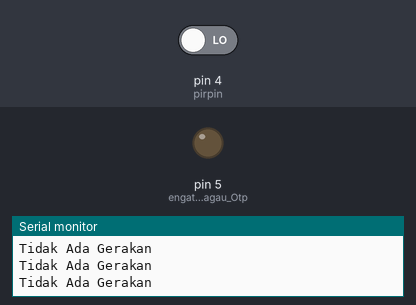
The sketch below on a simulated Arduino Uno, built with avr-gcc and run on an emulated ATmega328P. Shown: output pins drawn as LEDs (lit = HIGH), the last lines printed to the serial monitor. The inputs (shaded band) are chosen by the test bench; at power-on: pin 4 (pirpin) LOW.

Above: at 2.8 s.
2.9 s: pin 4 (pirpin) driven HIGH
At 3.4 s:
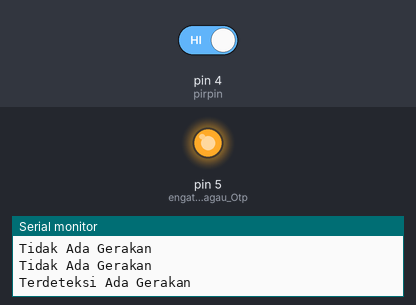
4.5 s: pin 4 (pirpin) driven LOW
At 6.2 s:
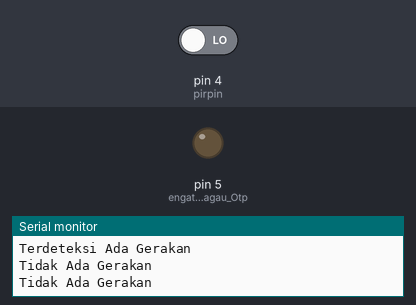
Timing chart, 0 to 7.7 s (numbered marks = the images above; inputs shaded):
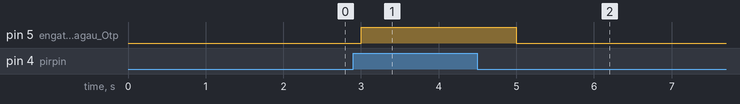

Measured:
- after the input at 2.9 s, pin 5 (engatur_pin_5_sebagau_Otp): LOW → HIGH after 0.10 s
- after the input at 4.5 s, pin 5 (engatur_pin_5_sebagau_Otp): HIGH → LOW after 0.50 s

The sketch:

Latihan_3.ino
```cpp
int pirpin = 4;     // Mendeklarasikan variabel pirpin dengan nilai 4
int PIRstatus = 0;  // Mendeklarasikan variabel PIR Status PIR dengan nilai 0

void setup() { //fungsi yang hanya dijalankan sekali pada program
  // put your setup code here, to run once:
pinMode(4, INPUT);   // Mengatur pin 4 sebagau Input
pinMode(5, OUTPUT);  // engatur pin 5 sebagau Otput
Serial.begin(9600);  //harus disamakan dengan baud rate serial monitornya
}

void loop() { //fungsi perulangan
  // put your main code here, to run repeatedly:
PIRstatus = digitalRead(pirpin); // kita membaca keadaannya sehingga masuk ke pir status
if(PIRstatus == HIGH){  // Kondisi Pir ketika terdeteksi adanya gerakan
  Serial.println("Terdeteksi Ada Gerakan"); // maka pesan akan muncul
  digitalWrite(5, HIGH);  // dan Lampu pada pin nomor 5 akan nyala
}
else { //tetapi bila tidak terdeteksi adanya gerakan maka
  Serial.println("Tidak Ada Gerakan"); // pesan akan muncul
  digitalWrite(5, LOW); // dan lampu pada pin nomor 5 akan mati
}
delay(1000); // berfungsi untuk menunda perulangan selama 1 detik
}
```
